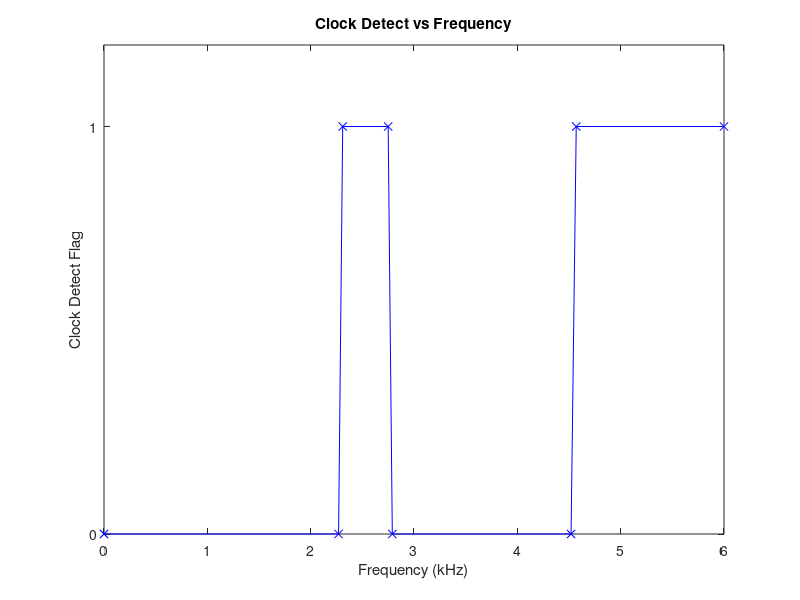

Reproduce this figure in MATLAB.
Freqs = [0 2.27 2.31 2.75 2.79 4.52 4.57 6];
Clock = [0 0 1 1 0 0 1 1];

plot(Freqs, Clock, '-bx');
axis([0 6 0 1.2]);
xlabel('Frequency (kHz)');
ylabel('Clock Detect Flag');
title('Clock Detect vs Frequency');
set(gca,'ytick',[0, 1])